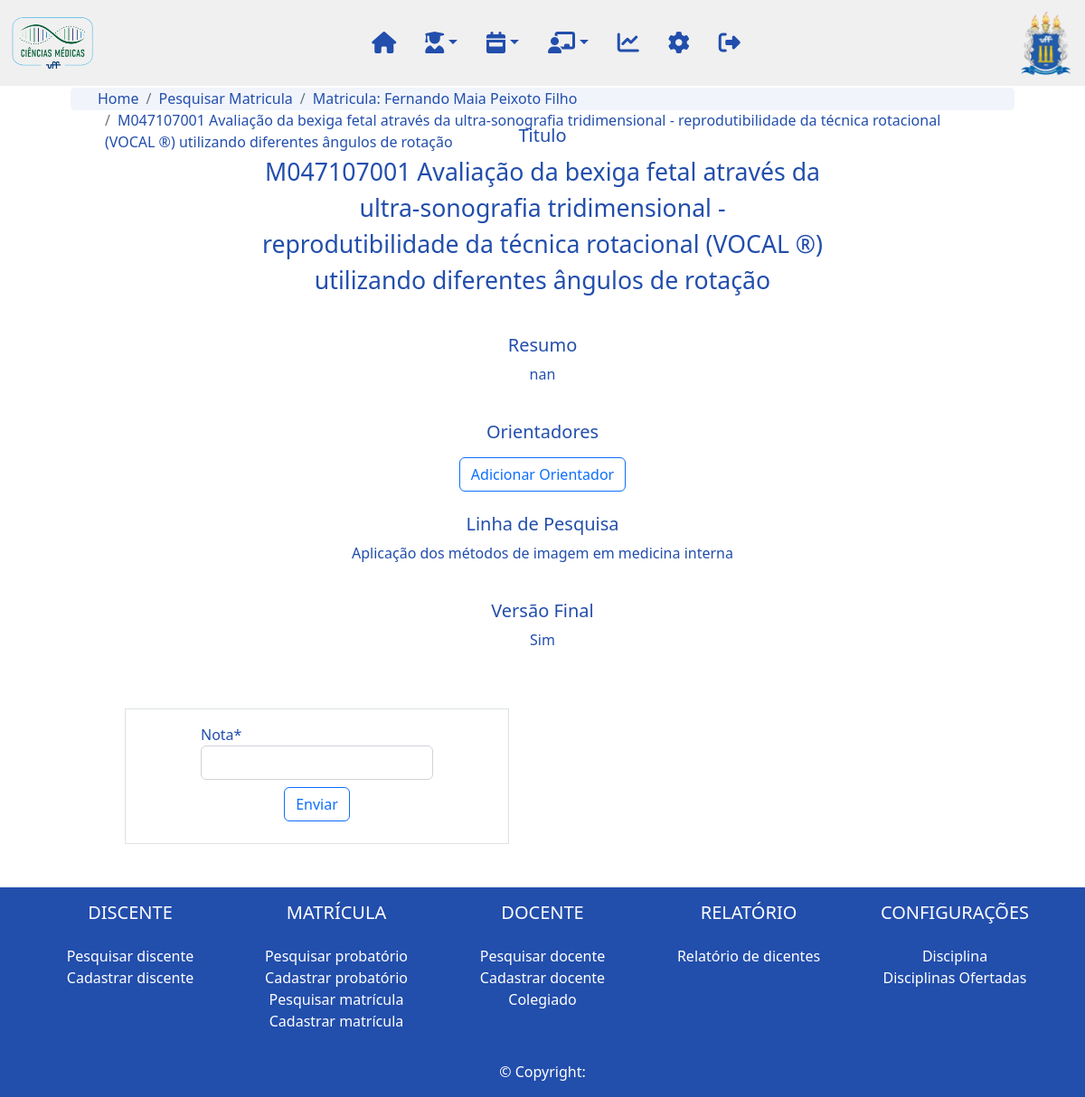
The app's page /matricula/trabalho_final/1/ with its own data.
### matricula/models.py (models this page shows, shortened)
class Matricula(models.Model):
    STATUS_CHOICES = (
        ('Ativo', 'Ativo'),
        ('Titulado', 'Titulado'),
        ('Jubilado', 'Jubilado'),
        ('Abandono', 'Abandono')
    )
    numero = models.CharField(max_length=10, verbose_name='Número:')
    probatorio = models.ForeignKey(Probatorio, on_delete=models.CASCADE, related_name='matricula_probatorio', verbose_name='Probatório:')
    dt_matricula = models.DateField(verbose_name="Data de Matrícula:")
    curso = models.ForeignKey(Curso, on_delete=models.DO_NOTHING, related_name="matricula_curso", null=True, blank=True, verbose_name='Curso:')
    requisita_bolsa = models.BooleanField(verbose_name='Requisita bolsa:')
    cotista = models.BooleanField(verbose_name='Cotista:')
    status = models.CharField(max_length=20, choices=STATUS_CHOICES, default=STATUS_CHOICES[0][0], verbose_name='Status:')
    linha_pesquisa = models.ForeignKey(LinhaPesquisa, on_delete=models.DO_NOTHING, null=True, blank=True)
    grau = models.ForeignKey(Grau, on_delete=models.CASCADE, related_name='matricula_grau', verbose_name='Grau de Aplicação:')
    slug = models.SlugField(max_length=250, unique_for_date='dt_cadastro')
    updated = models.DateTimeField(auto_now=True)
    dt_cadastro = models.DateTimeField(auto_now=True)
    cadastrado_por = models.ForeignKey(User, on_delete=models.DO_NOTHING, related_name='matricula_cadastrado_por')
    class Meta:
        verbose_name = "matricula"

class Probatorio(models.Model):
    data_inscricao = models.DateField(verbose_name='Data da inscrição:')
    nota = models.OneToOneField(Nota, on_delete=models.DO_NOTHING, related_name='probatorio_nota', null=True, verbose_name='Nota:')
    aluno = models.OneToOneField(Aluno, on_delete=models.CASCADE, related_name='probatorio_aluno', verbose_name='Aluno:')
    grau = models.ForeignKey(Grau, on_delete=models.CASCADE, related_name='probatorio_grau', verbose_name='Grau de Aplicação:')
    nota_selecao = models.FloatField(validators=[MaxValueValidator(100),MinValueValidator(0)])
    data_limite = models.DateField()
    probatorio = models.BooleanField(default=True)
    linha_pesquisa = models.ForeignKey(LinhaPesquisa, on_delete=models.DO_NOTHING, null=True, blank=True)
    slug = models.SlugField(max_length=250, unique_for_date='dt_cadastro')
    updated = models.DateTimeField(auto_now=True)
    dt_cadastro = models.DateTimeField(auto_now=True)
    cadastrado_por = models.ForeignKey(User, on_delete=models.DO_NOTHING, related_name='probatorio_cadastrado_por')
    def __str__(self):
        return self.aluno.nome

class TrabalhoFinal(models.Model):
    titulo = models.CharField(max_length=200)
    resumo = models.TextField()
    diploma = models.BooleanField(null=True, blank=True)
    dt_diploma = models.DateField(null=True, blank=True)
    matricula = models.OneToOneField(Matricula, on_delete=models.CASCADE, null=True, related_name="matricula_trabalho_final")
    probatorio = models.OneToOneField(Probatorio, on_delete=models.CASCADE, null=True, related_name="probatorio_trabalho_final")
    versao_final = models.OneToOneField(VersaoFinal, on_delete=models.DO_NOTHING, null=True, related_name="versao_final_trabalho_final")
    nota = models.OneToOneField(Nota, on_delete=models.CASCADE, null=True, related_name="nota_trabalho_final")
    slug = models.SlugField(max_length=250, unique_for_date='dt_cadastro')
    dt_cadastro = models.DateTimeField(auto_now=True)
    updated = models.DateTimeField(auto_now=True)
    cadastrado_por = models.ForeignKey(User, on_delete=models.DO_NOTHING, related_name='trabalho_final_cadastrado_por')
    def __str__(self):
        return str(self.matricula.numero)+' '+str(self.titulo)
    class Meta:
        verbose_name_plural = "Trabalhos Finais"

class VersaoFinal(models.Model):
    versao_final = models.BooleanField()
    dt_versao = models.DateField(auto_now=True)
    def __str__(self):
        if self.versao_final:
            return 'Sim'
        else:
            return 'Não'
    class Meta:
        verbose_name_plural = "Versões Finais"

### aluno/models.py (models this page shows, shortened)
class Aluno(models.Model):
    nome = models.CharField(max_length=200, verbose_name="Nome:")
    cpf = models.CharField(max_length=14, verbose_name='CPF:', blank=True)
    nome_pai = models.CharField(max_length=200, null=True, blank=True, verbose_name='Nome do pai:')
    nome_mae = models.CharField(max_length=200, null=True, blank=True, verbose_name="Nome da mãe:")
    naturalidade = models.ForeignKey(UnidadeFederativa, on_delete=models.CASCADE, null=True, blank=True, verbose_name="Naturalidade:")
    nacionalidade = models.CharField(max_length=100, null=True, blank=True, verbose_name="Nacionalidade:")
    dt_nascimento = models.DateField()
    estado_civil = models.ForeignKey(EstadoCivil, on_delete=models.CASCADE, null=True, blank=True, verbose_name="Estado civil:")
    identidade = models.CharField(max_length=12, verbose_name="Identidade:")
    identidade_uf = models.CharField(max_length=2, verbose_name="UF:")
    identidade_orgao = models.CharField(max_length=100, verbose_name="Orgão expedidor:")
    sexo = models.ForeignKey(Sexo, on_delete=models.CASCADE, null=True, blank=True, verbose_name="Sexo:")
    email = models.EmailField(null=True, blank=True, verbose_name="Email:")
    etnia = models.ForeignKey(Etnia, on_delete=models.CASCADE, blank=True, null=True, verbose_name="Raça/Etnia:")
    portador_deficiencia = models.BooleanField()
    portador_deficiencia_qual = models.CharField(max_length=200, verbose_name="Qual deficiência:*", blank=True, null=True)
    foto = models.ImageField(null=True, blank=True, upload_to='img')
    status = models.OneToOneField(Status, on_delete=models.CASCADE, related_name='aluno_status')
    endereco = models.OneToOneField(Endereco, on_delete=models.CASCADE, related_name='aluno_endereco', null=True)
    graduacao = models.OneToOneField(Graduacao, on_delete=models.CASCADE, related_name='aluno_graduacao', null=True)
    ensino_medio = models.OneToOneField(EnsinoMedio, on_delete=models.CASCADE, related_name='aluno_ensino_medio', null=True)
    titulacao = models.OneToOneField(Titulacao, on_delete=models.CASCADE, related_name='aluno_titulacao', null=True)
    trabalho = models.OneToOneField(Trabalho, on_delete=models.CASCADE, related_name='aluno_trabalho', null=True)
    residencia = models.OneToOneField(Residencia, on_delete=models.CASCADE, related_name='aluno_residencia', null=True)
    slug = models.SlugField(max_length=250, unique_for_date='dt_cadastro')
    updated = models.DateTimeField(auto_now=True)
    dt_cadastro = models.DateTimeField(auto_now=True)
    cadastrado_por = models.ForeignKey(User, on_delete=models.CASCADE, related_name='aluno_cadastrado_por')

### config/models.py (models this page shows)
class LinhaPesquisa(models.Model):
    linha_pesquisa = models.CharField(max_length=200)
    cor = RGBColorField(default='#000000')
    def __str__(self):
            return str(self.linha_pesquisa)

### matricula/views.py (the view)
# urls.py: path('trabalho_final/<int:matricula>/', detalhe_trabalho_final, name='detalhe_trabalho_final'),
def detalhe_trabalho_final(request, matricula):
    matricula = Matricula.objects.get(slug=matricula)
    trabalho_final = TrabalhoFinal.objects.get(matricula=matricula)
    coorientador = None # Implementar coorientador
    versao_final_form = VersaoFinalForm()
    nota_form = NotaForm()
    if trabalho_final.versao_final is None:
        if request.method == 'POST' and 'versao_sub' in request.POST:
            versao_final_form = VersaoFinalForm(request.POST)
            if versao_final_form.is_valid():
                status_opcao = StatusOptions.objects.get_or_create(status_options='Titulado', defaults={'cor': Factory.create().hex_color()})
                nova_versao = versao_final_form.save(commit=False)
                trabalho_final.versao_final = nova_versao
                nova_versao.save()
                trabalho_final.save()
                aluno_status = matricula.probatorio.aluno.status
                aluno_status.status = status_opcao[0]
                aluno_status.save()
                messages.success(request, 'Versão final cadastrada e status do aluno alterado para Titulado')
                return redirect("matricula:detalhe_trabalho_final", matricula=matricula.slug)
    else:
        versao_final_form = None
    if trabalho_final.nota is None:
        if request.method == 'POST' and 'nota_sub' in request.POST:
            nota_form = NotaForm(request.POST)
            if nota_form.is_valid():
                nova_nota = nota_form.save(commit=False)
                trabalho_final.nota = nova_nota
                nova_nota.save()
                trabalho_final.save()
                messages.success(request, 'Nota final cadastrada!')
                return redirect("matricula:detalhe_trabalho_final", matricula=matricula.slug)
    else:
        nota_form = None
    return render(request, 'detalhe_trabalho_final.html', {'matricula':matricula, 'pagina':'Trabalho Final', 'trabalho_final':trabalho_final, 'coorientador': coorientador, 'form_versao': versao_final_form, 'form_nota':nota_form})

### matricula/forms.py
class NotaForm(forms.ModelForm):
    class Meta:
        model = Nota
        fields =['nota']

### matricula/templates/detalhe_trabalho_final.html (shortened to what this page needs)
{% extends "base.html" %}
{% load static %}
{% load crispy_forms_tags %}
{% block content %}
    {% include 'navbar.html' %}
    <div class="body container px-5">
        <nav aria-label="breadcrumb">
            <ol class="breadcrumb">
              <li class="breadcrumb-item"><a href="{% url 'home'%}">Home</a></li>
              <li class="breadcrumb-item"><a href="{% url 'matricula:lista_matricula' %}">Pesquisar Matricula</a></li>
              <li class="breadcrumb-item"><a href="{% url 'matricula:detalhe_matricula' matricula.slug %}">Matricula: {{matricula.probatorio}}</a></li>
              <li class="breadcrumb-item active" aria-current="page"><a href="{% url 'matricula:detalhe_trabalho_final' matricula.slug %}">{{trabalho_final}}</a></li>
            </ol>
          </nav>
        <div class='text-center my-3 row gap-4' style="padding:0% 20%;">
            <div class="">
                <div class="">
                    <h5>Titulo</h5>
                </div>
                <div>
                    <p style="font-size:20pt;">
                    {{trabalho_final}}
                    </p>
                </div>
            </div>
            <div>
                <div>
                    <h5>Resumo</h5>
                </div>
                <div class="">
                    <p class="text-center" style="text-align: justify;">
                    {{trabalho_final.resumo}}
                    </p>
                </div>
            </div>
            <div>
                <div>
                    <h5>Orientadores</h5>
                </div>
                <div>
                    <a class="btn btn-outline-primary" href="{% url 'matricula:cadastra_orientacao' matricula.slug trabalho_final.slug %}">Adicionar Orientador</a>
                </div>
            </div>
            <div>
                <div>
                    <h5>Linha de Pesquisa</h5>
                </div>
                <div>
                    <p>
                    {{matricula.linha_pesquisa}}
                    </p>
                </div>
            </div>
        {% if trabalho_final.versao_final is not None %}
            <div>
                <div>
                    <h5>Versão Final</h5>
                </div>
                <div>
                    <p>
                    {{trabalho_final.versao_final}}
                    </p>
                </div>
            </div>
        {% endif %}
    </div>
    <div class="row m-lg-5 gap-3 container">
        {% if trabalho_final.nota is None %}
            <div class="col-5 border p-3">
                <form method="POST">
                    <div class="row">
                        <div class="col d-flex justify-content-center">
                            {{form_nota.nota|as_crispy_field}}
                        </div>
                    </div>
                    <div class="d-flex justify-content-center my-2">
                        <button class="btn btn-outline-primary" type="submit" name="nota_sub">Enviar</button>
                    </div>
                </form>
            </div>
        {% endif %}
    </div>
</div>
{% include 'footer.html' %}
{% endblock %}

### static/css/styles.css (style rules this page uses)
html { height:100% }
body { height: 100%; }
.body { position:relative; padding-top: 80pt; color: #224EAC; min-height: 80%; }
a { text-decoration: none; }
h5 { text-align: center; }
.breadcrumb { margin-top: -10px; border-radius: 5px; background-color: #224EAC10; height: 25px; padding: 0px 30px; }
.breadcrumb a { color: #224EAC; }
.breadcrumb-item.active { font-weight: 500; }

### records on screen
Matricula: probatorio "Fernando Maia Peixoto Filho", linha_pesquisa "Aplicação dos métodos de imagem em medicina interna"
TrabalhoFinal: matricula+titulo "M047107001 Avaliação da bexiga fetal através da ultra-sonografia tridimensional - reprodutibilidade da técnica rotacional (VOCAL ®) utilizando diferentes ângulos de rotação", resumo "nan", versao_final "Sim"
